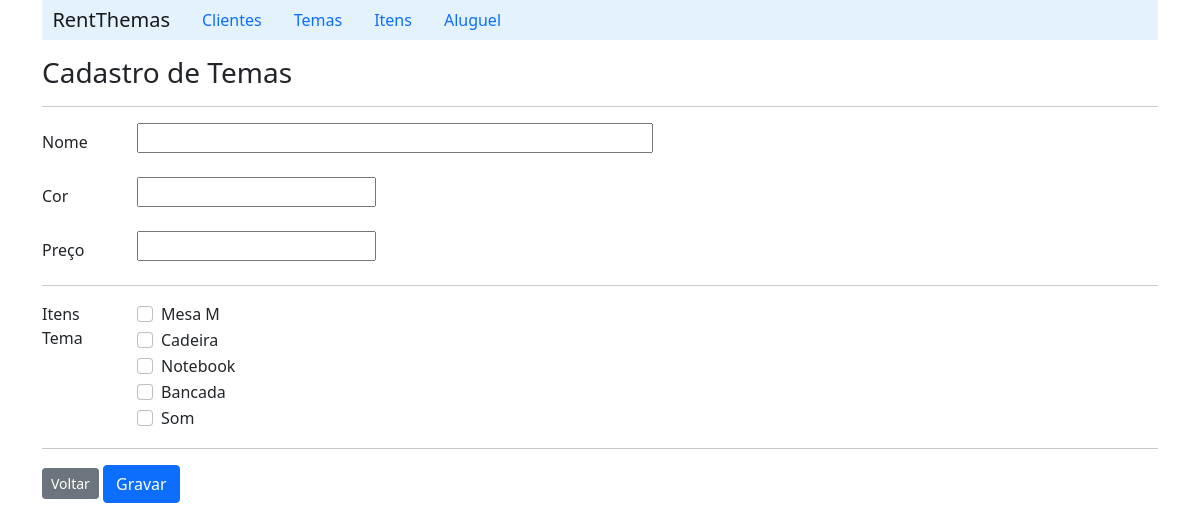
/formTema/, run on the app's committed database.
### api/models.py (models this page shows, shortened)
class Item(models.Model):
    name = models.CharField(max_length=100)
    description = models.CharField(max_length=200)

### api/views.py (the view)
# urls.py: path('formTema/', temaview.form_tema),
    def form_tema(self, request):
        list_item = ItemDAO.list_item(self)
        context = {'list_item' : list_item}
        return render(request, 'tema/formTema.html', context)

### api/daos.py (called while the page is built)
    def list_item(self):
        item_list = Item.objects.all()
        return item_list

### api/templates/tema/formTema.html (shortened to what this page needs)
{% extends "index.html" %}
{% block content %}
    <h3>Cadastro de Temas</h3>
    <hr>
        <form action="/saveTema/" method="post">
            <div class="row mb-3">
                <label class="col-sm-1 col-form-label" for="name">Nome</label>
                <div class="col-sm-11">
                    <input id="name" type="text" size="50" name="name">
                </div>
            </div>
            <div class="row mb-3">
                <label class="col-sm-1 col-form-label" for="">Cor</label>
                <div class="col-sm-11">
                    <input type="text" size="20" name="color">
                </div>
            </div>
            <div class="row mb-3">
                <label class="col-sm-1 col-form-label" for="">Preço</label>
                <div class="col-sm-11">
                    <input type="text" size="20" name="price">
                </div>
            </div>
            <hr>
            <fieldset class="row mb-3">
                <legend class="col-form-label col-sm-1 pt-0">Itens Tema</legend>
                <div class="col-sm-11">
                    {% for item in list_item %}
                        {% if item%}
                            <div class="form-check">
                                <input id="{{item.id}}" class="form-check-input" type="checkbox" name="item" value="{{item.id}}">
                                <label for="{{item.id}}">{{item.name}}</label>
                            </div>
                        {% endif%}
                    {% endfor %}
                </div>
            </fieldset>
            <hr>
            <a class="btn btn-secondary btn-sm" href="/listTema">Voltar</a>
            <input class="btn btn-primary" type="submit" value="Gravar">
        </form>
{% endblock %}

### data on the page
Item: name "Mesa M"
Item: name "Cadeira"
Item: name "Notebook"
Item: name "Bancada"
Item: name "Som"
